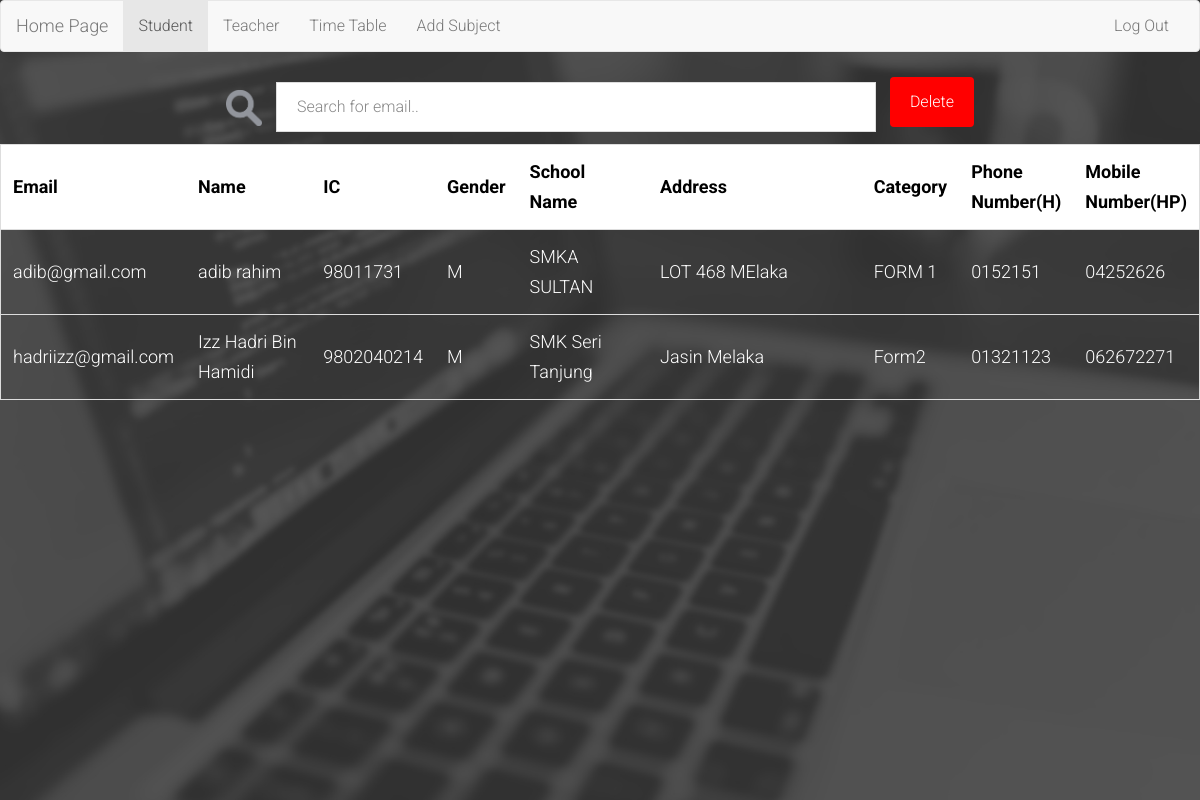
The app's page /Tuition/admin/main-adm.php with its own data.
### tables this page shows
CREATE TABLE `student` (
  `Stu_Email` varchar(50) NOT NULL,
  `Stu_Password` varchar(50) NOT NULL,
  `Stu_IC` varchar(14) NOT NULL,
  `Stu_Name` varchar(40) NOT NULL,
  `Stu_Sex` char(1) NOT NULL,
  `Stu_SchoolName` varchar(30) NOT NULL,
  `Stu_Address` varchar(70) NOT NULL,
  `Stu_Category` varchar(10) NOT NULL,
  `Stu_Num_H` varchar(10) NOT NULL,
  `Stu_Num_Hp` varchar(13) NOT NULL
);

### Tuition/admin/main-adm.php (the view, shortened to what this page needs)
<!DOCTYPE html>
<html lang="en">
    <head>
    	<nav class="navbar navbar-default">
  <div class="container-fluid">
    <div class="navbar-header">
            <a class="navbar-brand" href="home-page.php">Home Page</a>
    </div>
    <div class="collapse navbar-collapse" id="bs-example-navbar-collapse-1">
      <ul class="nav navbar-nav" >
        <li class="active"><a href="main-adm.php">Student<span class="sr-only">(current)</span></a></li>
        <li><a href="main-adm1.php">Teacher</a></li>
         <li><a href="main-adm2.php">Time Table</a></li>
         <li><a href="main-adm3.php">Add Subject</a></li>
      </ul>
      <ul class="nav navbar-nav navbar-right">
     	<li ><a href="../home-page.php">Log Out</a></li>
      </ul>
    </div>
  </div>
</nav>
        <link rel="stylesheet" href="assets/bootstrap/css/bootstrap.min.css">
        <link rel="stylesheet" href="assets/font-awesome/css/font-awesome.min.css">
		<link rel="stylesheet" href="assets/css/form-elements.css">
        <link rel="stylesheet" href="assets/css/style.css">
    </head>
    <body>
        		<img class="try" src="search.png" alt="search" style="width:3%;" >
	<input type="text" id="myInput" onkeyup="myFunction()" placeholder="Search for email.." align="right">
                   <a href="delete.php"><button class="btn">Delete</button></a>
                    <table id="myTable">
                      <tr class="header">
                        <th style="width:5%;">Email</th>
                        <th style="width:20%;">Name</th>
                        <th style="width:10%;">IC</th>
                        <th style="width:1%;">Gender</th>
                        <th style="width:20%;">School Name</th>
                        <th style="width:50%;">Address</th>
                        <th style="width:5%;">Category</th>
                        <th style="width:5%;">Phone Number(H)</th>
                        <th style="width:5%;">Mobile Number(HP)</th>
                      </tr>
                      <tr>
                      	<?php
                       include "dbconnect.php";
                       $sql = "select * from student ";
                       $result = mysqli_query($db, $sql);
                       while($row = mysqli_fetch_assoc($result)){
                     Print '<tr>
                        <td>'.$row['Stu_Email'].'</td>
                        <td>'.$row['Stu_Name'].'</td>
                        <td>'.$row['Stu_IC'].'</td>
                        <td>'.$row['Stu_Sex'].'</td>
                        <td>'.$row['Stu_SchoolName'].'</td>
                        <td>'.$row['Stu_Address'].'</td>
                        <td>'.$row['Stu_Category'].'</td>
                        <td>'.$row['Stu_Num_H'].'</td>
                        <td>'.$row['Stu_Num_Hp'].'</td>
                     </tr>';
                   }
                ?>
                     </tr>
    </body>
</html>

### Tuition/admin/assets/css/form-elements.css (style rules this page uses)
input[type="text"], input[type="password"], textarea, textarea.form-control { height: 50px; margin: 10px; padding: 0 20px; vertical-align: middle; background: #fff; border: 3px solid #ddd; font-family: 'Roboto', sans-serif; font-size: 16px; font-weight: 300; line-height: 50px; color: #888; }
button.btn { height: 50px; margin: inherit; padding: 0 20px; background: #F00; border: 0; font-family: 'Roboto', sans-serif; font-size: 16px; font-weight: 300; line-height: 50px; color: #fff; -moz-border-radius: 4px; -webkit-border-radius: 4px; border-radius: 4px; text-shadow: none; -moz-box-shadow: none; -webkit-box-shadow: none; box-shadow: none; -o-transition: all .3s; -moz-transition: all .3s; -webkit-transition: all .3s; -ms-transition: all .3s; transition: all .3s; }

### Tuition/admin/assets/css/style.css (style rules this page uses)
body { font-family: 'Roboto', sans-serif; font-size: 16px; font-weight: 300; color: #fff; line-height: 30px; text-align: center; }
a, a:hover, a:focus { color: #4aaf51; text-decoration: none; -o-transition: all .3s; -moz-transition: all .3s; -webkit-transition: all .3s; -ms-transition: all .3s; transition: all .3s; }
#myInput { background-image: 'search.png'; background-position: 10px 12px; background-repeat: no-repeat; width: 50%; font-size: 16px; padding: 00x 00px 12px 40px; border: 1px solid #ddd; margin-bottom: 12px; }
#myTable { border-collapse: collapse; width: 100%; border: 1px solid #ddd; font-size: 18px; }
#myTable th, #myTable td { text-align: left; padding: 12px; }
#myTable tr { border-bottom: 1px solid #ddd; }
#myTable tr.header, #myTable tr:hover { background-color: #fff; color:#000; }

### records on screen
student: Stu_Email "adib@gmail.com", Stu_Name "adib rahim", Stu_IC "98011731", Stu_Sex "M", Stu_SchoolName "SMKA SULTAN", Stu_Address "LOT 468 MElaka", Stu_Category "FORM 1", Stu_Num_H "0152151", Stu_Num_Hp "04252626"
student: Stu_Email "hadriizz@gmail.com", Stu_Name "Izz Hadri Bin Hamidi", Stu_IC "9802040214", Stu_Sex "M", Stu_SchoolName "SMK Seri Tanjung", Stu_Address "Jasin Melaka", Stu_Category "Form2", Stu_Num_H "01321123", Stu_Num_Hp "062672271"
